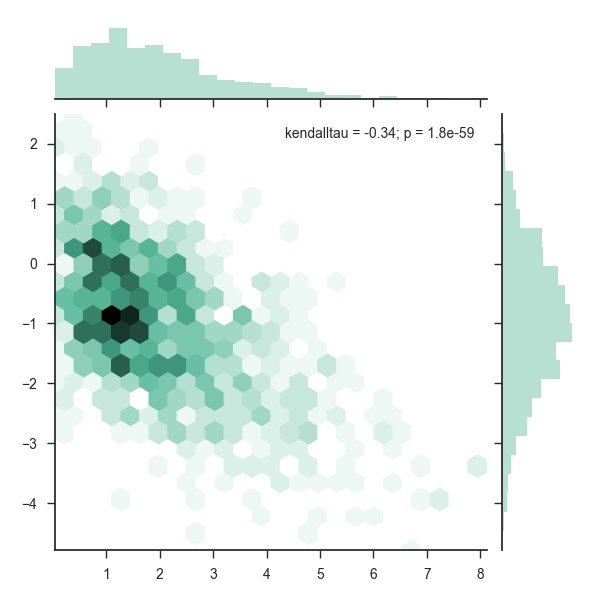

Write the Python code that produced this figure.
import numpy as np
from scipy.stats import kendalltau
import seaborn as sns
import matplotlib.pyplot as plt

sns.set(style = "ticks")

rs = np.random.RandomState(11)
x = rs.gamma(2, size = 1000)
y = -.5 * x + rs.normal(size = 1000)

sns.jointplot(x, y, kind = "hex", stat_func = kendalltau, color = "#4CB391")

# save and show the picture
plt.savefig('Hexbin_plot.png')
plt.show()


# source : https://seaborn.pydata.org/examples/hexbin_marginals.html